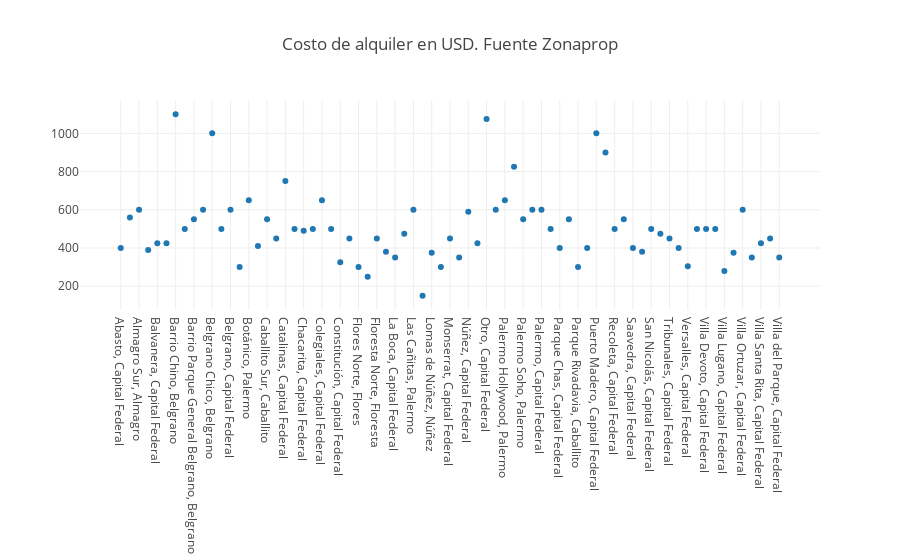

Notebook source saved alongside this figure:
### Code cell
tmp_df = df_usd.copy()
tmp_df = tmp_df.groupby("Location", as_index=False).median(numeric_only = True)
fig = go.Figure()
fig.add_trace(go.Scatter(x = tmp_df["Location"], y = tmp_df["Price"], mode = "markers"))
fig.update_layout(template = None, margin = {"b":250}, title_text = "Costo de alquiler en USD. Fuente Zonaprop",
                  )

### Figure 1 — Plotly figure (JSON) as saved in the notebook; plotly's stock layout.template omitted (floating-point values rounded to 4 significant figures)
{"data": [{"mode": "markers", "type": "scatter", "x": ["Abasto, Capital Federal", "Almagro Norte, Almagro", "Almagro Sur, Almagro", "Almagro, Capital Federal", "Balvanera, Capital Federal", "Barracas, Capital Federal", "Barrio Chino, Belgrano", "Barrio Norte, Capital Federal", "Barrio Parque General Belgrano, Belgrano", "Belgrano C, Belgrano", "Belgrano Chico, Belgrano", "Belgrano R, Belgrano", "Belgrano, Capital Federal", "Boedo, Capital Federal", "Botánico, Palermo", "Caballito Norte, Caballito", "Caballito Sur, Caballito", "Caballito, Capital Federal", "Catalinas, Capital Federal", "Centro / Microcentro, Capital Federal", "Chacarita, Capital Federal", "Coghlan, Capital Federal", "Colegiales, Capital Federal", "Congreso, Capital Federal", "Constitución, Capital Federal", "Distrito Quartier, Retiro", "Flores Norte, Flores", "Flores, Capital Federal", "Floresta Norte, Floresta", "Floresta, Capital Federal", "La Boca, Capital Federal", "La Paternal, Capital Federal", "Las Cañitas, Palermo", "Liniers, Capital Federal", "Lomas de Núñez, Núñez", "Mataderos, Capital Federal", "Monserrat, Capital Federal", "Monte Castro, Capital Federal", "Núñez, Capital Federal", "Once, Capital Federal", "Otro, Capital Federal", "Palermo Chico, Palermo", "Palermo Hollywood, Palermo", "Palermo Nuevo, Palermo", "Palermo Soho, Palermo", "Palermo Viejo, Palermo", "Palermo, Capital Federal", "Parque Chacabuco, Capital Federal", "Parque Chas, Capital Federal", "Parque Patricios, Capital Federal", "Parque Rivadavia, Caballito", "Primera Junta, Caballito", "Puerto Madero, Capital Federal", "Puerto Retiro, Retiro", "Recoleta, Capital Federal", "Retiro, Capital Federal", "Saavedra, Capital Federal", "San Cristobal, Capital Federal", "San Nicolás, Capital Federal", "San Telmo, Capital Federal", "Tribunales, Capital Federal", "Velez Sarsfield, Capital Federal", "Versalles, Capital Federal", "Villa Crespo, Capital Federal", "Villa Devoto, Capital Federal", "Villa General Mitre, Capital Federal", "Villa Lugano, Capital Federal", "Villa Luro, Capital Federal", "Villa Ortuzar, Capital Federal", "Villa Pueyrredón, Capital Federal", "Villa Santa Rita, Capital Federal", "Villa Urquiza, Capital Federal", "Villa del Parque, Capital Federal"], "y": [400, 560, 600, 390, 425, 425, 1100, 500, 550, 600, 1000, 500, 600, 300, 650, 410, 550, 450, 750, 500, 490, 500, 650, 500, 325, 450, 300, 250, 450, 380, 350, 475, 600, 150, 375, 300, 450, 350, 590, 425, 1075, 600, 650, 825, 550, 600, 600, 500, 400, 550, 300, 400, 1000, 900, 500, 550, 400, 380, 500, 474.5, 450, 400, 305, 500, 500, 500, 280, 375, 600, 350, 425, 450, 350]}], "layout": {"margin": {"b": 250}, "title": {"text": "Costo de alquiler en USD. Fuente Zonaprop"}}}
